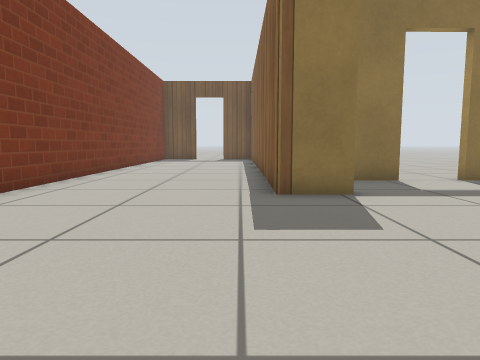
View 1 (above)

13 first-person views from a walk through a world built for the Gazebo simulator. The camera is 0.5 m above the floor, tilts 6° down and sees 70° across. The floor is counted in squares, 0.5 m on a side. Each view is taken from the middle of a square. On the plan, view 1 faces up. The plan holds only what a view shows up to about 13 squares ahead; the rest is blank. Simple patterns stand in for the simulator's built-in surfaces.

View 2
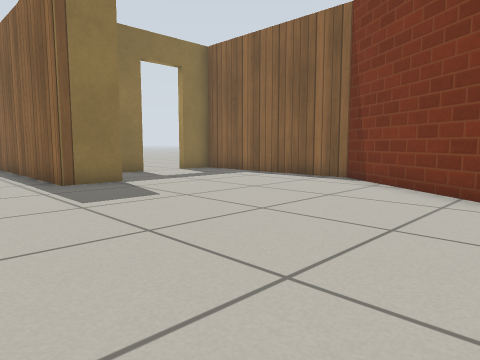

View 3
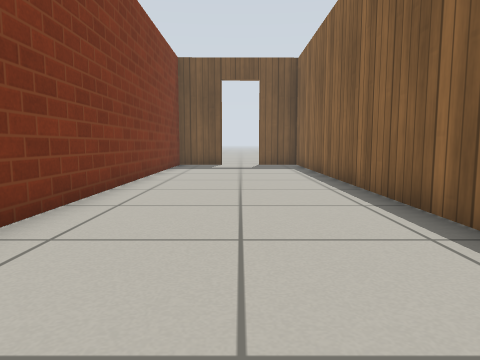

View 4
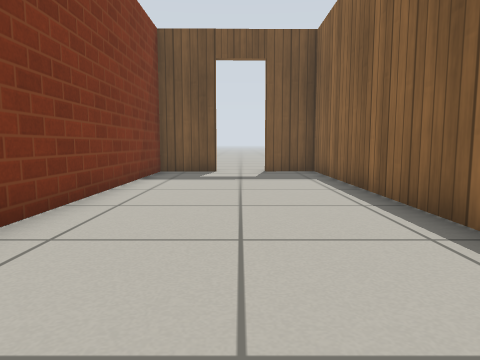

View 5
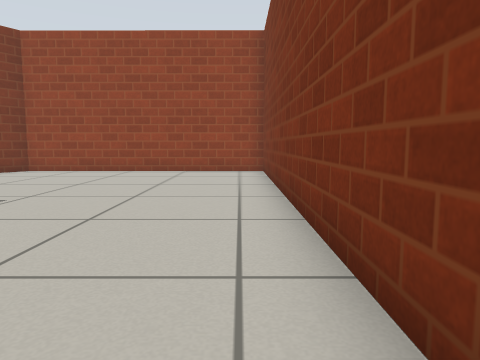

View 6
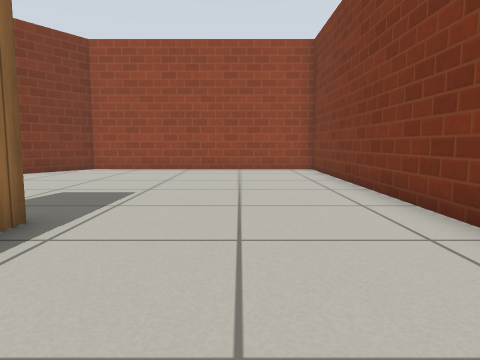

View 7
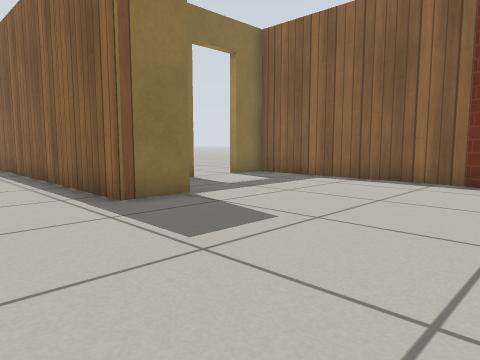

View 8
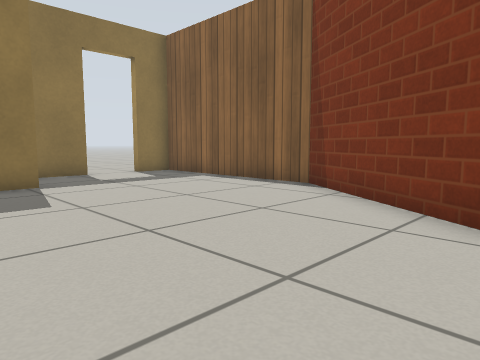

View 9
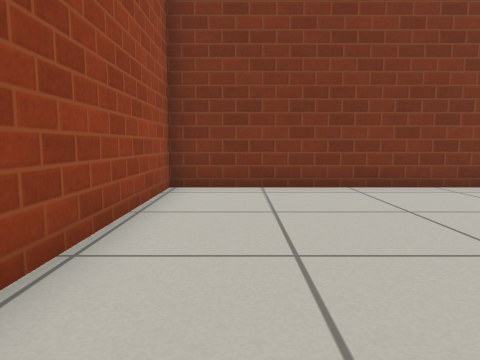

View 10
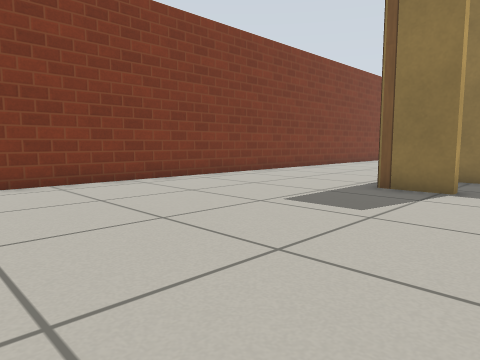

View 11
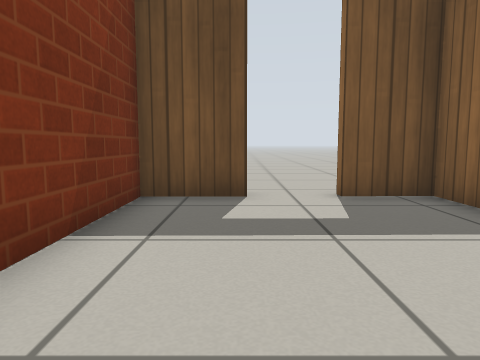

View 12
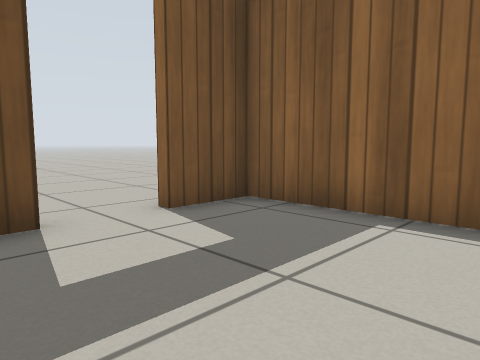

View 13
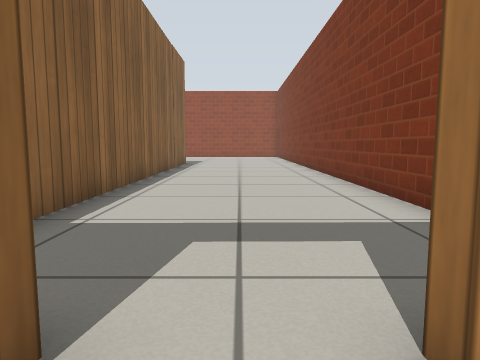

### Floor plan
Key: @ floor where view 1 was taken; # wall or solid block; . floor; D open door.
Columns run from 5 left of view 1 to 7 right of it. Each row starts with its distance up from view 1.
 24   ....
 23  ##DD##
 22 # ....#
 21 #.....#
 20 #.....#
 19 #.....#
 18 #.....#
 17 #.....#
 16 #.....#
 15 #.....#
 14 #.....#
 13 #.....#    ..
 12 #.....#    ..
 11 #.....#   ...
 10 #.....#   D.
  9 #.....####DD#
  8 #.....#.....#
  7 #.....##....#
  6 #...........#
  5 #...........#
  4 #...........#
  3 #...........#
  2 #.......... #
  1 #..........#
  0 #....@....##
 -1 #.........#
 -2 #........##
 -3 ##########

Positions as (right, up) in squares from view 1, and headings:
1: (0, 0), facing up
2: (-2, -2), facing up-right
3: (-2, 6), facing up
4: (-2, 10), facing up
5: (-4, 10), facing down
6: (-2, 11), facing down
7: (-2, 1), facing up-right
8: (0, -2), facing up-right
9: (3, -1), facing left
10: (4, -1), facing up-left
11: (-3, 16), facing up
12: (-4, 18), facing up-right
13: (-2, 24), facing down
